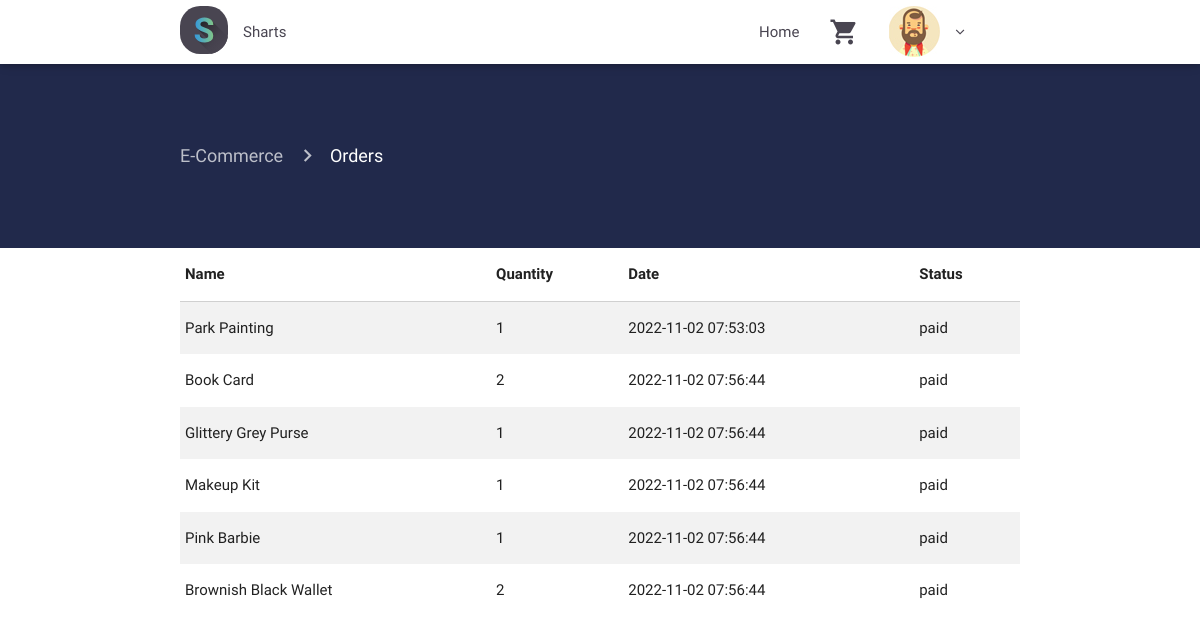
The app's page /orders.php (signed in) with its own data.
### tables this page shows
CREATE TABLE `command` (
  `id` int(11) NOT NULL,
  `id_product` int(11) NOT NULL,
  `quantity` int(11) NOT NULL,
  `dat` timestamp NOT NULL DEFAULT current_timestamp() ON UPDATE current_timestamp(),
  `statut` varchar(1000) NOT NULL,
  `id_user` int(11) NOT NULL
);

CREATE TABLE `product` (
  `id` int(11) NOT NULL,
  `id_category` int(11) NOT NULL,
  `name` varchar(1000) NOT NULL,
  `description` varchar(1000) NOT NULL,
  `price` int(11) NOT NULL,
  `thumbnail` varchar(1000) NOT NULL
);

### orders.php (the view, shortened to what this page needs)
<?php
require 'includes/header.php';
require $nav; ?>
<div class="container-fluid product-page">
    <div class="container current-page">
        <nav>
            <div class="nav-wrapper">
                <div class="col s12">
                    <a href="index.php" class="breadcrumb">E-Commerce</a>
                    <a href="orders.php" class="breadcrumb">Orders</a>
                </div>
            </div>
        </nav>
    </div>
</div>
<div class="container scroll">
    <table class="highlight striped">
        <thead>
        <tr>
            <th data-field="name">Name</th>
            <th data-field="quantity">Quantity</th>
            <th data-field="date">Date</th>
            <th data-field="status">Status</th>
        </tr>
        </thead>
        <tbody>
        <?php
        include 'db.php';
        $queryorder = "SELECT command.id as id, name, quantity, dat, statut FROM command, product WHERE product.id = command.id_product and command.statut='paid' and id_user=".$_SESSION['id'];
        $resultorder = $connection->query($queryorder);
        if ($resultorder->num_rows > 0) {
            while($roworder = $resultorder->fetch_assoc()) {
                $productname = $roworder['name'];
                $quantity = $roworder['quantity'];
                $dat = $roworder['dat'];
                $statu = $roworder['statut'];
                ?>
                <tr>
                    <td><?= $productname; ?></td>
                    <td><?= $quantity; ?></td>
                    <td><?= $dat; ?></td>
                    <td><?= $statu; ?></td>
                </tr>
            <?php }}  ?>
        </tbody>
    </table>
</div>
<?php require 'includes/footer.php'; ?>

### src/css/style.css (style rules this page uses)
.product-page { padding-top: 60px; padding-bottom: 60px; background-color: rgb(33, 41, 75); }
.product-page nav { background: none; box-shadow: none; }

### records on screen
command: id_product.name "Park Painting", quantity "1", dat "2022-11-02 07:53:03", statut "paid"
command: id_product.name "Book Card", quantity "2", dat "2022-11-02 07:56:44", statut "paid"
command: id_product.name "Glittery Grey Purse", quantity "1", dat "2022-11-02 07:56:44", statut "paid"
command: id_product.name "Makeup Kit", quantity "1", dat "2022-11-02 07:56:44", statut "paid"
command: id_product.name "Pink Barbie", quantity "1", dat "2022-11-02 07:56:44", statut "paid"
command: id_product.name "Brownish Black Wallet", quantity "2", dat "2022-11-02 07:56:44", statut "paid"
